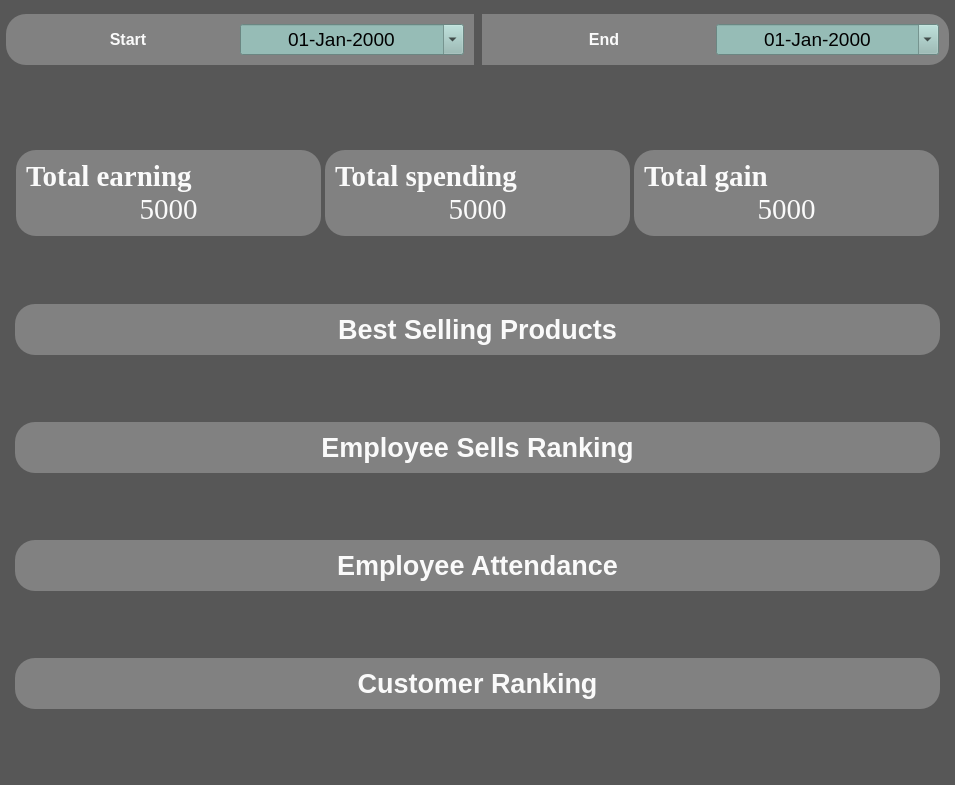
<?xml version="1.0" encoding="UTF-8"?>
<ui version="4.0">
 <class>w_dashboard</class>
 <widget class="QWidget" name="w_dashboard">
  <property name="geometry">
   <rect>
    <x>0</x>
    <y>0</y>
    <width>955</width>
    <height>785</height>
   </rect>
  </property>
  <property name="windowTitle">
   <string>Form</string>
  </property>
  <property name="styleSheet">
   <string notr="true">#w_dashboard{
  background: rgba(70, 70, 70, 0.7);
    padding: 0px;
    margin: 0px;
}
QWidget
{
	background-color:transparent;
}

QLabel{
    color: rgb(250, 250, 250);
}
QLabel:hover{
    color: rgb(0, 250, 250);
}

QDateEdite{
    border: none;
    border-radius: 20%;
    background: rgb(129, 129, 129);
}

#sa{
    border: none;
    border-radius: 1%;
  	background: transparent;
    margin: 0px;
	margin-top: 0px;
	margin-bottom: 0px;
    padding: 0px;
    font-size: 24px;
    text-align: center;

}

#f_date_start{
    color: rgb(250, 250, 250);
    border: none;
    border-radius: 20%;
    border-top-left-radius: 0%;
    border-bottom-left-radius: 0%;
    background: rgb(129, 129, 129);
    margin: 2px;
	margin-top: 10px;
	margin-bottom: 10px;
    padding: 10px;
    font-size: 24px;
    text-align: center;
}


#f_date_start:hover{
	background: rgb(0, 0, 0);
}



#f_date_end{
   	color: rgb(250, 250, 250);
    border: none;
    border-radius: 20%;
    border-top-right-radius: 0%;
    border-bottom-right-radius: 0%;
    background: rgb(129, 129, 129);
    margin: 2px;
	margin-top: 10px;
	margin-bottom: 10px;
    padding: 10px;
    font-size: 24px;
    text-align: center;
}



#f_date_end:hover{
	background: rgb(0, 0, 0);
}



#f_dashboard_total_spending{
    color: rgb(250, 250, 250);
    border: none;
    border-radius: 20%;
    background: rgb(129, 129, 129);
    margin: 2px;
    padding: 10px;
    font-size: 24px;
    text-align: center;
}

#f_dashboard_total_earning{
    color: rgb(250, 250, 250);
    border: none;
    border-radius: 20%;
    background: rgb(129, 129, 129);
    margin: 2px;
    padding: 10px;
    font-size: 24px;
    text-align: center;
}

#f_dashboard_total_gain{
    color: rgb(250, 250, 250);
    border: none;
    border-radius: 20%;
    background: rgb(129, 129, 129);
    margin: 2px;
    padding: 10px;
    font-size: 24px;
    text-align: center;
}

#f_dashboard_customer_ranking{
    color: rgb(250, 250, 250);
    border: none;
    border-radius: 20%;
    background: rgb(129, 129, 129);
    margin: 2px;
    padding: 10px;
    font-size: 24px;
    text-align: center;
}

#f_dashboard_worker_ranking{
    color: rgb(250, 250, 250);
    border: none;
    border-radius: 20%;
    background: rgb(129, 129, 129);
    margin: 2px;
    padding: 10px;
    font-size: 24px;
    text-align: center;
}

#f_dashboard_worker_attendance_ranking{
    color: rgb(250, 250, 250);
    border: none;
    border-radius: 20%;
    background: rgb(129, 129, 129);
    margin: 2px;
    padding: 10px;
    font-size: 24px;
    text-align: center;
}

#f_dashboard_best_sellin_product{
    color: rgb(250, 250, 250);
    border: none;
    border-radius: 20%;
    background: rgb(129, 129, 129);
    margin: 2px;
    padding: 10px;
    font-size: 24px;
    text-align: center;

}</string>
  </property>
  <layout class="QGridLayout" name="gridLayout">
   <property name="leftMargin">
    <number>4</number>
   </property>
   <property name="topMargin">
    <number>4</number>
   </property>
   <property name="rightMargin">
    <number>4</number>
   </property>
   <property name="bottomMargin">
    <number>4</number>
   </property>
   <property name="horizontalSpacing">
    <number>4</number>
   </property>
   <property name="verticalSpacing">
    <number>6</number>
   </property>
   <item row="1" column="1">
    <widget class="QFrame" name="f_date_start">
     <property name="sizePolicy">
      <sizepolicy hsizetype="Preferred" vsizetype="Maximum">
       <horstretch>0</horstretch>
       <verstretch>0</verstretch>
      </sizepolicy>
     </property>
     <property name="frameShape">
      <enum>QFrame::StyledPanel</enum>
     </property>
     <property name="frameShadow">
      <enum>QFrame::Raised</enum>
     </property>
     <layout class="QHBoxLayout" name="horizontalLayout">
      <property name="spacing">
       <number>0</number>
      </property>
      <property name="leftMargin">
       <number>0</number>
      </property>
      <property name="topMargin">
       <number>0</number>
      </property>
      <property name="rightMargin">
       <number>0</number>
      </property>
      <property name="bottomMargin">
       <number>0</number>
      </property>
      <item>
       <widget class="QLabel" name="label_10">
        <property name="sizePolicy">
         <sizepolicy hsizetype="Preferred" vsizetype="Maximum">
          <horstretch>0</horstretch>
          <verstretch>0</verstretch>
         </sizepolicy>
        </property>
        <property name="font">
         <font>
          <pointsize>12</pointsize>
          <weight>75</weight>
          <bold>true</bold>
         </font>
        </property>
        <property name="text">
         <string>End</string>
        </property>
        <property name="alignment">
         <set>Qt::AlignCenter</set>
        </property>
       </widget>
      </item>
      <item>
       <widget class="QDateEdit" name="de_dashboard_date_end">
        <property name="sizePolicy">
         <sizepolicy hsizetype="Minimum" vsizetype="Fixed">
          <horstretch>0</horstretch>
          <verstretch>0</verstretch>
         </sizepolicy>
        </property>
        <property name="font">
         <font>
          <pointsize>14</pointsize>
         </font>
        </property>
        <property name="styleSheet">
         <string notr="true">QWidget
{
	background-color: rgb(150, 188, 182);
}</string>
        </property>
        <property name="alignment">
         <set>Qt::AlignCenter</set>
        </property>
        <property name="displayFormat">
         <string>dd-MMM-yyyy</string>
        </property>
        <property name="calendarPopup">
         <bool>true</bool>
        </property>
       </widget>
      </item>
     </layout>
    </widget>
   </item>
   <item row="1" column="0">
    <widget class="QFrame" name="f_date_end">
     <property name="sizePolicy">
      <sizepolicy hsizetype="Preferred" vsizetype="Maximum">
       <horstretch>0</horstretch>
       <verstretch>0</verstretch>
      </sizepolicy>
     </property>
     <property name="styleSheet">
      <string notr="true"/>
     </property>
     <property name="frameShape">
      <enum>QFrame::StyledPanel</enum>
     </property>
     <property name="frameShadow">
      <enum>QFrame::Raised</enum>
     </property>
     <layout class="QHBoxLayout" name="horizontalLayout_2">
      <property name="spacing">
       <number>0</number>
      </property>
      <property name="leftMargin">
       <number>0</number>
      </property>
      <property name="topMargin">
       <number>0</number>
      </property>
      <property name="rightMargin">
       <number>0</number>
      </property>
      <property name="bottomMargin">
       <number>0</number>
      </property>
      <item>
       <widget class="QLabel" name="label_9">
        <property name="sizePolicy">
         <sizepolicy hsizetype="Preferred" vsizetype="Maximum">
          <horstretch>0</horstretch>
          <verstretch>0</verstretch>
         </sizepolicy>
        </property>
        <property name="font">
         <font>
          <pointsize>12</pointsize>
          <weight>75</weight>
          <bold>true</bold>
         </font>
        </property>
        <property name="text">
         <string>Start</string>
        </property>
        <property name="alignment">
         <set>Qt::AlignCenter</set>
        </property>
       </widget>
      </item>
      <item>
       <widget class="QDateEdit" name="de_dashboard_date_start">
        <property name="sizePolicy">
         <sizepolicy hsizetype="Minimum" vsizetype="Fixed">
          <horstretch>0</horstretch>
          <verstretch>0</verstretch>
         </sizepolicy>
        </property>
        <property name="font">
         <font>
          <pointsize>14</pointsize>
         </font>
        </property>
        <property name="styleSheet">
         <string notr="true">QWidget
{
	background-color: rgb(150, 188, 182);
}</string>
        </property>
        <property name="alignment">
         <set>Qt::AlignCenter</set>
        </property>
        <property name="displayFormat">
         <string>dd-MMM-yyyy</string>
        </property>
        <property name="calendarPopup">
         <bool>true</bool>
        </property>
       </widget>
      </item>
     </layout>
    </widget>
   </item>
   <item row="2" column="0" colspan="2">
    <widget class="QScrollArea" name="sa">
     <property name="styleSheet">
      <string notr="true"/>
     </property>
     <property name="frameShape">
      <enum>QFrame::VLine</enum>
     </property>
     <property name="widgetResizable">
      <bool>true</bool>
     </property>
     <widget class="QWidget" name="scrollAreaWidgetContents">
      <property name="geometry">
       <rect>
        <x>0</x>
        <y>0</y>
        <width>947</width>
        <height>704</height>
       </rect>
      </property>
      <layout class="QGridLayout" name="gridLayout_2">
       <item row="2" column="0">
        <widget class="QFrame" name="f_dashboard_worker_ranking">
         <property name="sizePolicy">
          <sizepolicy hsizetype="Preferred" vsizetype="Maximum">
           <horstretch>0</horstretch>
           <verstretch>0</verstretch>
          </sizepolicy>
         </property>
         <property name="styleSheet">
          <string notr="true"/>
         </property>
         <property name="frameShape">
          <enum>QFrame::StyledPanel</enum>
         </property>
         <property name="frameShadow">
          <enum>QFrame::Raised</enum>
         </property>
         <layout class="QGridLayout" name="gridLayout_28">
          <property name="leftMargin">
           <number>0</number>
          </property>
          <property name="topMargin">
           <number>0</number>
          </property>
          <property name="rightMargin">
           <number>0</number>
          </property>
          <property name="bottomMargin">
           <number>0</number>
          </property>
          <property name="spacing">
           <number>0</number>
          </property>
          <item row="0" column="0">
           <widget class="QLabel" name="label_19">
            <property name="font">
             <font>
              <pointsize>20</pointsize>
              <weight>75</weight>
              <bold>true</bold>
             </font>
            </property>
            <property name="text">
             <string>Employee Sells Ranking</string>
            </property>
            <property name="alignment">
             <set>Qt::AlignCenter</set>
            </property>
           </widget>
          </item>
         </layout>
        </widget>
       </item>
       <item row="0" column="0">
        <widget class="QFrame" name="f_dashboard_totals">
         <property name="sizePolicy">
          <sizepolicy hsizetype="Preferred" vsizetype="Maximum">
           <horstretch>0</horstretch>
           <verstretch>0</verstretch>
          </sizepolicy>
         </property>
         <property name="styleSheet">
          <string notr="true"/>
         </property>
         <property name="frameShape">
          <enum>QFrame::StyledPanel</enum>
         </property>
         <property name="frameShadow">
          <enum>QFrame::Raised</enum>
         </property>
         <layout class="QHBoxLayout" name="horizontalLayout_57">
          <property name="spacing">
           <number>0</number>
          </property>
          <property name="leftMargin">
           <number>0</number>
          </property>
          <property name="topMargin">
           <number>0</number>
          </property>
          <property name="rightMargin">
           <number>0</number>
          </property>
          <property name="bottomMargin">
           <number>0</number>
          </property>
          <item>
           <widget class="QFrame" name="f_dashboard_total_earning">
            <property name="sizePolicy">
             <sizepolicy hsizetype="Preferred" vsizetype="Maximum">
              <horstretch>0</horstretch>
              <verstretch>0</verstretch>
             </sizepolicy>
            </property>
            <property name="styleSheet">
             <string notr="true"/>
            </property>
            <property name="frameShape">
             <enum>QFrame::StyledPanel</enum>
            </property>
            <property name="frameShadow">
             <enum>QFrame::Raised</enum>
            </property>
            <layout class="QGridLayout" name="gridLayout_26">
             <property name="leftMargin">
              <number>0</number>
             </property>
             <property name="topMargin">
              <number>0</number>
             </property>
             <property name="rightMargin">
              <number>0</number>
             </property>
             <property name="bottomMargin">
              <number>0</number>
             </property>
             <property name="spacing">
              <number>0</number>
             </property>
             <item row="0" column="0">
              <widget class="QLabel" name="label_8">
               <property name="sizePolicy">
                <sizepolicy hsizetype="Minimum" vsizetype="Maximum">
                 <horstretch>0</horstretch>
                 <verstretch>0</verstretch>
                </sizepolicy>
               </property>
               <property name="font">
                <font>
                 <family>Times New Roman</family>
                 <pointsize>22</pointsize>
                 <weight>75</weight>
                 <bold>true</bold>
                </font>
               </property>
               <property name="text">
                <string>Total earning</string>
               </property>
               <property name="alignment">
                <set>Qt::AlignLeading|Qt::AlignLeft|Qt::AlignVCenter</set>
               </property>
              </widget>
             </item>
             <item row="1" column="0">
              <widget class="QLabel" name="l_dashboard_total_earning">
               <property name="sizePolicy">
                <sizepolicy hsizetype="Minimum" vsizetype="Maximum">
                 <horstretch>0</horstretch>
                 <verstretch>0</verstretch>
                </sizepolicy>
               </property>
               <property name="font">
                <font>
                 <family>Times New Roman</family>
                 <pointsize>22</pointsize>
                </font>
               </property>
               <property name="text">
                <string>5000</string>
               </property>
               <property name="alignment">
                <set>Qt::AlignCenter</set>
               </property>
              </widget>
             </item>
            </layout>
           </widget>
          </item>
          <item>
           <widget class="QFrame" name="f_dashboard_total_spending">
            <property name="sizePolicy">
             <sizepolicy hsizetype="Preferred" vsizetype="Maximum">
              <horstretch>0</horstretch>
              <verstretch>0</verstretch>
             </sizepolicy>
            </property>
            <property name="frameShape">
             <enum>QFrame::StyledPanel</enum>
            </property>
            <property name="frameShadow">
             <enum>QFrame::Raised</enum>
            </property>
            <layout class="QGridLayout" name="gridLayout_10">
             <property name="leftMargin">
              <number>0</number>
             </property>
             <property name="topMargin">
              <number>0</number>
             </property>
             <property name="rightMargin">
              <number>0</number>
             </property>
             <property name="bottomMargin">
              <number>0</number>
             </property>
             <property name="spacing">
              <number>0</number>
             </property>
             <item row="0" column="0">
              <widget class="QLabel" name="label_4">
               <property name="sizePolicy">
                <sizepolicy hsizetype="Minimum" vsizetype="Maximum">
                 <horstretch>0</horstretch>
                 <verstretch>0</verstretch>
                </sizepolicy>
               </property>
               <property name="font">
                <font>
                 <family>Times New Roman</family>
                 <pointsize>22</pointsize>
                 <weight>75</weight>
                 <bold>true</bold>
                </font>
               </property>
               <property name="text">
                <string>Total spending</string>
               </property>
               <property name="alignment">
                <set>Qt::AlignLeading|Qt::AlignLeft|Qt::AlignVCenter</set>
               </property>
              </widget>
             </item>
             <item row="1" column="0">
              <widget class="QLabel" name="l_dashboard_total_spending">
               <property name="sizePolicy">
                <sizepolicy hsizetype="Minimum" vsizetype="Maximum">
                 <horstretch>0</horstretch>
                 <verstretch>0</verstretch>
                </sizepolicy>
               </property>
               <property name="font">
                <font>
                 <family>Times New Roman</family>
                 <pointsize>22</pointsize>
                </font>
               </property>
               <property name="text">
                <string>5000</string>
               </property>
               <property name="alignment">
                <set>Qt::AlignCenter</set>
               </property>
              </widget>
             </item>
            </layout>
           </widget>
          </item>
          <item>
           <widget class="QFrame" name="f_dashboard_total_gain">
            <property name="sizePolicy">
             <sizepolicy hsizetype="Preferred" vsizetype="Maximum">
              <horstretch>0</horstretch>
              <verstretch>0</verstretch>
             </sizepolicy>
            </property>
            <property name="frameShape">
             <enum>QFrame::StyledPanel</enum>
            </property>
            <property name="frameShadow">
             <enum>QFrame::Raised</enum>
            </property>
            <layout class="QGridLayout" name="gridLayout_25">
             <property name="leftMargin">
              <number>0</number>
             </property>
             <property name="topMargin">
              <number>0</number>
             </property>
             <property name="rightMargin">
              <number>0</number>
             </property>
             <property name="bottomMargin">
              <number>0</number>
             </property>
             <property name="spacing">
              <number>0</number>
             </property>
             <item row="2" column="0">
              <widget class="QLabel" name="l_dashboard_total_gain">
               <property name="sizePolicy">
                <sizepolicy hsizetype="Minimum" vsizetype="Maximum">
                 <horstretch>0</horstretch>
                 <verstretch>0</verstretch>
                </sizepolicy>
               </property>
               <property name="font">
                <font>
                 <family>Times New Roman</family>
                 <pointsize>22</pointsize>
                </font>
               </property>
               <property name="text">
                <string>5000</string>
               </property>
               <property name="alignment">
                <set>Qt::AlignCenter</set>
               </property>
              </widget>
             </item>
             <item row="1" column="0">
              <widget class="QLabel" name="label_7">
               <property name="sizePolicy">
                <sizepolicy hsizetype="Minimum" vsizetype="Maximum">
                 <horstretch>0</horstretch>
                 <verstretch>0</verstretch>
                </sizepolicy>
               </property>
               <property name="font">
                <font>
                 <family>Times New Roman</family>
                 <pointsize>22</pointsize>
                 <weight>75</weight>
                 <bold>true</bold>
                </font>
               </property>
               <property name="text">
                <string>Total gain</string>
               </property>
               <property name="alignment">
                <set>Qt::AlignLeading|Qt::AlignLeft|Qt::AlignVCenter</set>
               </property>
              </widget>
             </item>
            </layout>
           </widget>
          </item>
         </layout>
        </widget>
       </item>
       <item row="3" column="0">
        <widget class="QFrame" name="f_dashboard_worker_attendance_ranking">
         <property name="sizePolicy">
          <sizepolicy hsizetype="Preferred" vsizetype="Maximum">
           <horstretch>0</horstretch>
           <verstretch>0</verstretch>
          </sizepolicy>
         </property>
         <property name="styleSheet">
          <string notr="true"/>
         </property>
         <property name="frameShape">
          <enum>QFrame::StyledPanel</enum>
         </property>
         <property name="frameShadow">
          <enum>QFrame::Raised</enum>
         </property>
         <layout class="QGridLayout" name="gridLayout_32">
          <property name="leftMargin">
           <number>0</number>
          </property>
          <property name="topMargin">
           <number>0</number>
          </property>
          <property name="rightMargin">
           <number>0</number>
          </property>
          <property name="bottomMargin">
           <number>0</number>
          </property>
          <property name="spacing">
           <number>0</number>
          </property>
          <item row="0" column="0">
           <widget class="QLabel" name="label_11">
            <property name="font">
             <font>
              <pointsize>20</pointsize>
              <weight>75</weight>
              <bold>true</bold>
             </font>
            </property>
            <property name="text">
             <string>Employee Attendance</string>
            </property>
            <property name="alignment">
             <set>Qt::AlignCenter</set>
            </property>
           </widget>
          </item>
         </layout>
        </widget>
       </item>
       <item row="4" column="0">
        <widget class="QFrame" name="f_dashboard_customer_ranking">
         <property name="sizePolicy">
          <sizepolicy hsizetype="Preferred" vsizetype="Maximum">
           <horstretch>0</horstretch>
           <verstretch>0</verstretch>
          </sizepolicy>
         </property>
         <property name="styleSheet">
          <string notr="true"/>
         </property>
         <property name="frameShape">
          <enum>QFrame::StyledPanel</enum>
         </property>
         <property name="frameShadow">
          <enum>QFrame::Raised</enum>
         </property>
         <layout class="QGridLayout" name="gridLayout_27">
          <property name="leftMargin">
           <number>0</number>
          </property>
          <property name="topMargin">
           <number>0</number>
          </property>
          <property name="rightMargin">
           <number>0</number>
          </property>
          <property name="bottomMargin">
           <number>0</number>
          </property>
          <property name="spacing">
           <number>0</number>
          </property>
          <item row="0" column="0">
           <widget class="QLabel" name="label">
            <property name="font">
             <font>
              <pointsize>20</pointsize>
              <weight>75</weight>
              <bold>true</bold>
             </font>
            </property>
            <property name="text">
             <string>Customer Ranking</string>
            </property>
            <property name="alignment">
             <set>Qt::AlignCenter</set>
            </property>
           </widget>
          </item>
         </layout>
        </widget>
       </item>
       <item row="1" column="0">
        <widget class="QFrame" name="f_dashboard_best_sellin_product">
         <property name="sizePolicy">
          <sizepolicy hsizetype="Preferred" vsizetype="Maximum">
           <horstretch>0</horstretch>
           <verstretch>0</verstretch>
          </sizepolicy>
         </property>
         <property name="styleSheet">
          <string notr="true"/>
         </property>
         <property name="frameShape">
          <enum>QFrame::StyledPanel</enum>
         </property>
         <property name="frameShadow">
          <enum>QFrame::Raised</enum>
         </property>
         <layout class="QGridLayout" name="gridLayout_31">
          <property name="leftMargin">
           <number>0</number>
          </property>
          <property name="topMargin">
           <number>0</number>
          </property>
          <property name="rightMargin">
           <number>0</number>
          </property>
          <property name="bottomMargin">
           <number>0</number>
          </property>
          <property name="spacing">
           <number>0</number>
          </property>
          <item row="0" column="0">
           <widget class="QLabel" name="label_25">
            <property name="font">
             <font>
              <pointsize>20</pointsize>
              <weight>75</weight>
              <bold>true</bold>
             </font>
            </property>
            <property name="text">
             <string>Best Selling Products</string>
            </property>
            <property name="alignment">
             <set>Qt::AlignCenter</set>
            </property>
           </widget>
          </item>
         </layout>
        </widget>
       </item>
      </layout>
     </widget>
    </widget>
   </item>
  </layout>
 </widget>
 <resources/>
 <connections/>
</ui>
